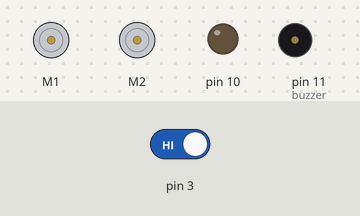
Recording of a sketch running on a simulated Arduino Uno, built with avr-gcc and run on an emulated ATmega328P. Parts: 2 × DC motor (green arrow = forward, orange = backward, longer = faster), output pins drawn as LEDs (lit = HIGH), buzzer (waves = sounding). Inputs (shaded band) come from the test bench; at power-on: pin 3 HIGH. Pins used as bus, display or sensor lines are not drawn.

Above: at 1.2 s.
1.3 s: pin 3 driven LOW
At 3.3 s:
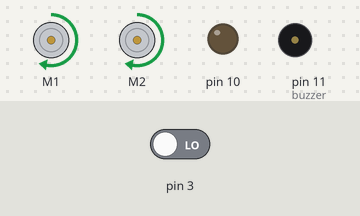
At 5.8 s:
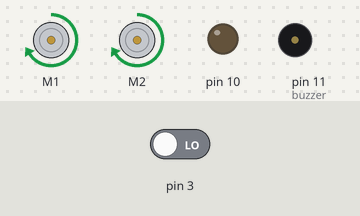
Timing chart, 0 to 22.4 s (numbered marks = the images above; inputs shaded):
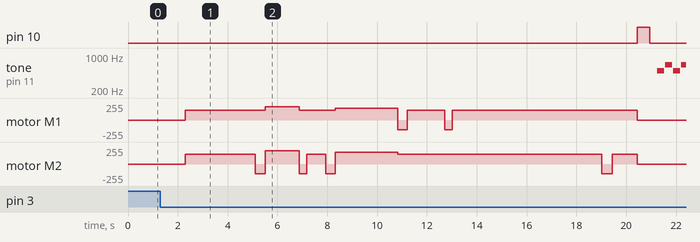

The sketch:

RedBotCode.ino
```cpp
#include <RedBot.h>

RedBotMotors motors;


#define NOTE_B0  31
#define NOTE_C1  33
#define NOTE_CS1 35
#define NOTE_D1  37
#define NOTE_DS1 39
#define NOTE_E1  41
#define NOTE_F1  44
#define NOTE_FS1 46
#define NOTE_G1  49
#define NOTE_GS1 52
#define NOTE_A1  55
#define NOTE_AS1 58
#define NOTE_B1  62
#define NOTE_C2  65
#define NOTE_CS2 69
#define NOTE_D2  73
#define NOTE_DS2 78
#define NOTE_E2  82
#define NOTE_F2  87
#define NOTE_FS2 93
#define NOTE_G2  98
#define NOTE_GS2 104
#define NOTE_A2  110
#define NOTE_AS2 117
#define NOTE_B2  123
#define NOTE_C3  131
#define NOTE_CS3 139
#define NOTE_D3  147
#define NOTE_DS3 156
#define NOTE_E3  165
#define NOTE_F3  175
#define NOTE_FS3 185
#define NOTE_G3  196
#define NOTE_GS3 208
#define NOTE_A3  220
#define NOTE_AS3 233
#define NOTE_B3  247
#define NOTE_C4  262
#define NOTE_CS4 277
#define NOTE_D4  294
#define NOTE_DS4 311
#define NOTE_E4  330
#define NOTE_F4  349
#define NOTE_FS4 370
#define NOTE_G4  392
#define NOTE_GS4 415
#define NOTE_A4  440
#define NOTE_AS4 466
#define NOTE_B4  494
#define NOTE_C5  523
#define NOTE_CS5 554
#define NOTE_D5  587
#define NOTE_DS5 622
#define NOTE_E5  659
#define NOTE_F5  698
#define NOTE_FS5 740
#define NOTE_G5  784
#define NOTE_GS5 831
#define NOTE_A5  880
#define NOTE_AS5 932
#define NOTE_B5  988
#define NOTE_C6  1047
#define NOTE_CS6 1109
#define NOTE_D6  1175
#define NOTE_DS6 1245
#define NOTE_E6  1319
#define NOTE_F6  1397
#define NOTE_FS6 1480
#define NOTE_G6  1568
#define NOTE_GS6 1661
#define NOTE_A6  1760
#define NOTE_AS6 1865
#define NOTE_B6  1976
#define NOTE_C7  2093
#define NOTE_CS7 2217
#define NOTE_D7  2349
#define NOTE_DS7 2489
#define NOTE_E7  2637
#define NOTE_F7  2794
#define NOTE_FS7 2960
#define NOTE_G7  3136
#define NOTE_GS7 3322
#define NOTE_A7  3520
#define NOTE_AS7 3729
#define NOTE_B7  3951
#define NOTE_C8  4186
#define NOTE_CS8 4435
#define NOTE_D8  4699
#define NOTE_DS8 4978
#define REST      0

// change this to make the song slower or faster
int tempo = 140;

// change this to whichever pin you want to use
int buzzer = 11;

// notes of the moledy followed by the duration.
// a 4 means a quarter note, 8 an eighteenth , 16 sixteenth, so on
// !!negative numbers are used to represent dotted notes,
// so -4 means a dotted quarter note, that is, a quarter plus an eighteenth!!
int melody[] = {

  // Cantina BAnd - Star wars
  // Score available at https://musescore.com/user/6795541/scores/1606876
  NOTE_B4,-4, NOTE_E5,-4, NOTE_B4,-4, NOTE_E5,-4,
  NOTE_B4,8,  NOTE_E5,-4, NOTE_B4,8, REST,8,  NOTE_AS4,8, NOTE_B4,8,
  NOTE_B4,8,  NOTE_AS4,8, NOTE_B4,8, NOTE_A4,8, REST,8, NOTE_GS4,8, NOTE_A4,8, NOTE_G4,8,
  NOTE_G4,4,  NOTE_E4,-2,
  NOTE_B4,-4, NOTE_E5,-4, NOTE_B4,-4, NOTE_E5,-4,
  NOTE_B4,8,  NOTE_E5,-4, NOTE_B4,8, REST,8,  NOTE_AS4,8, NOTE_B4,8,

  NOTE_A4,-4, NOTE_A4,-4, NOTE_GS4,8, NOTE_A4,-4,
  NOTE_D5,8,  NOTE_C5,-4, NOTE_B4,-4, NOTE_A4,-4,
  NOTE_B4,-4, NOTE_E5,-4, NOTE_B4,-4, NOTE_E5,-4,
  NOTE_B4,8,  NOTE_E5,-4, NOTE_B4,8, REST,8,  NOTE_AS4,8, NOTE_B4,8,
  NOTE_D5,4, NOTE_D5,-4, NOTE_B4,8, NOTE_A4,-4,
  NOTE_G4,-4, NOTE_E4,-2,
  NOTE_E4, 2, NOTE_G4,2,
  NOTE_B4, 2, NOTE_D5,2,

  NOTE_F5, -4, NOTE_E5,-4, NOTE_AS4,8, NOTE_AS4,8, NOTE_B4,4, NOTE_G4,4,


};

// sizeof gives the number of bytes, each int value is composed of two bytes (16 bits)
// there are two values per note (pitch and duration), so for each note there are four bytes
int notes = sizeof(melody) / sizeof(melody[0]) / 2;

// this calculates the duration of a whole note in ms
int wholenote = (60000 * 2) / tempo;

int divider = 0, noteDuration = 0;


void setup()
{
  //pin setup
  pinMode(11, OUTPUT);
  pinMode(10, OUTPUT);
  pinMode(3, INPUT);

}

void loop()
{
  if(digitalRead(3)==LOW)
  {
    delay(1000);
    //motors.pivot(150, 375);
    motors.drive(150);
    delay(2800);
    motors.brake();
    motors.pivot(150, 400);
    motors.drive(200);
    delay(1380);
    motors.brake();
    motors.pivot(150,300);
    motors.drive(150);
    delay(750);
    motors.brake();


    motors.pivot(150, 385);
    motors.drive(175);
    delay(2500);
    motors.brake();
    motors.pivot(-150, 390);
    motors.drive(150);
    delay(1500);
    motors.brake();
    motors.pivot(-150, 300);
    //motors.drive(255);
    //delay(500);
    // motors.brake();
    // motors.pivot(-150, 300);

    //motors.drive(150);
    //delay(1000);
    //motors.brake();
    //motors.pivot(-150, 400);


    motors.drive(150);
    delay(6000);
    motors.brake();
    motors.pivot(150, 425);
    motors.drive(150);
    delay(1000);
    motors.brake();

    up();
    down();
    celebrate();
    up();
    down();
  }
}

void up()
{
  digitalWrite(11, LOW);
  digitalWrite(10, HIGH);
  delay(500);

  digitalWrite(11, HIGH);
  digitalWrite(10, HIGH);
}

void down()
{
  digitalWrite(11, HIGH);
  digitalWrite(10, LOW);
  delay(300);

  digitalWrite(11,LOW);
  digitalWrite(10,LOW);
}

void celebrate(){
  // iterate over the notes of the melody.
  // Remember, the array is twice the number of notes (notes + durations)
  for (int thisNote = 0; thisNote < notes * 2; thisNote = thisNote + 2) {

    // calculates the duration of each note
    divider = melody[thisNote + 1];
    if (divider > 0) {
      // regular note, just proceed
      noteDuration = (wholenote) / divider;
    } else if (divider < 0) {
      // dotted notes are represented with negative durations!!
      noteDuration = (wholenote) / abs(divider);
      noteDuration *= 1.5; // increases the duration in half for dotted notes
    }

    // we only play the note for 90% of the duration, leaving 10% as a pause
    tone(buzzer, melody[thisNote], noteDuration*0.9);

    // Wait for the specief duration before playing the next note.
    delay(noteDuration);

    // stop the waveform generation before the next note.
    noTone(buzzer);
  }
}
```

Measured:
- after the input at 1.3 s, pin 10: LOW → HIGH after 19.1 s, → LOW 0.50 s later; tone on pin 11 (buzzer): plays 494 Hz for 0.29 s, 659 Hz for 0.29 s, 494 Hz for 0.29 s, 659 Hz for 0.19 s, starting after 19.9 s
